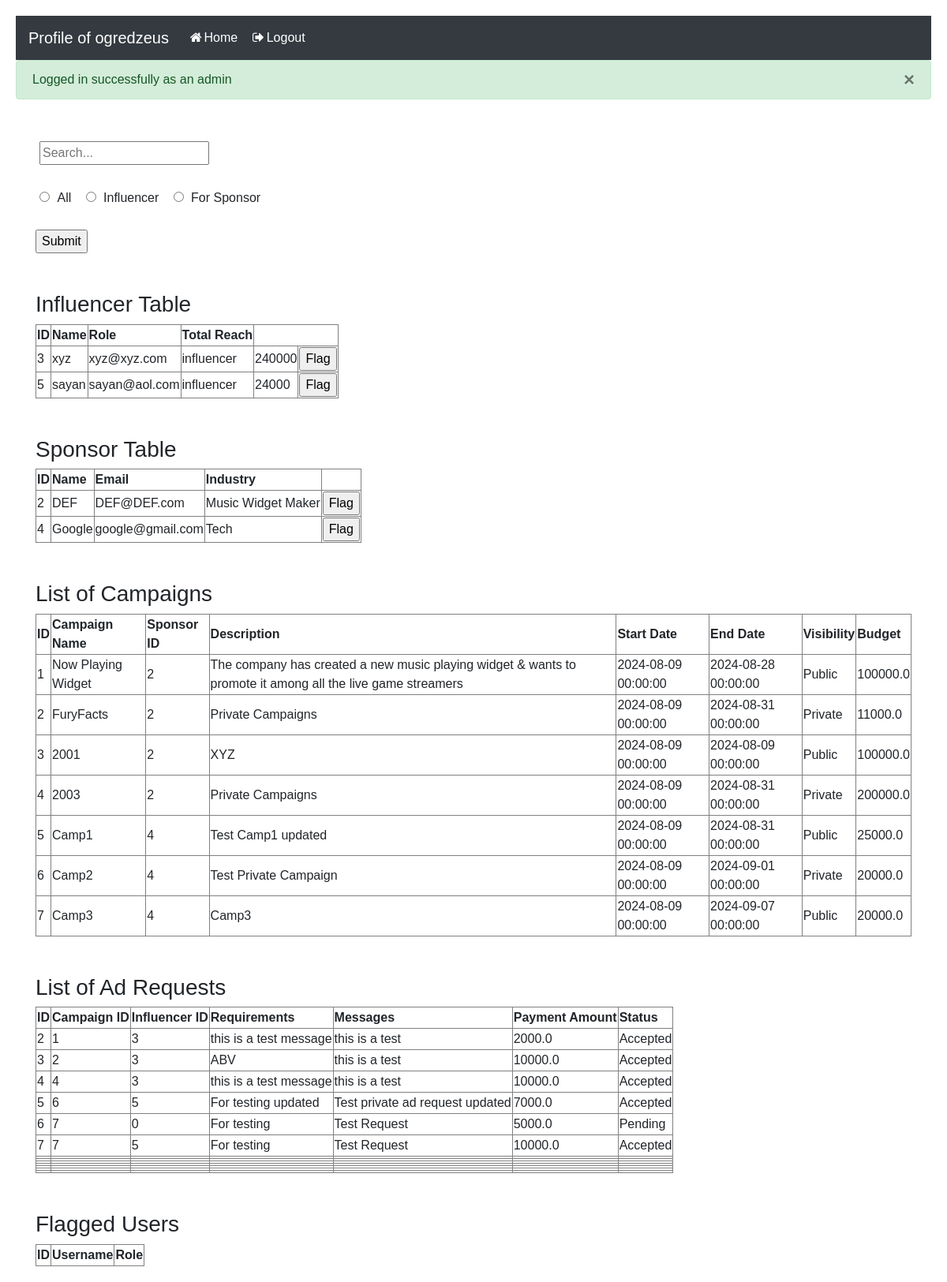
Screenshot of /admin_dashboard (signed in) with the database file from the repository.
### backend/models.py (models this page shows)
class User(db.Model, UserMixin):
    __tablename__ = 'user'
    id = db.Column(db.Integer, primary_key=True)
    sponsor_id = db.Column(db.Integer, db.ForeignKey('user.id'), nullable=True)
    username = db.Column(db.String(20), unique=True, nullable=False)
    email = db.Column(db.String(120), unique=True, nullable=False)
    password = db.Column(db.String(60), nullable=False)
    role = db.Column(db.String(10), nullable=False)  # 'admin', 'sponsor', 'influencer'
    industry = db.Column(db.String(20), nullable=True)
    category = db.Column(db.String(20), nullable=True)
    facebook = db.Column(db.Boolean, nullable=True, default=False)
    twitter = db.Column(db.Boolean, nullable=True, default=False)
    instagram = db.Column(db.Boolean, nullable=True, default=False)
    youtube = db.Column(db.Boolean, nullable=True, default=False)
    total_reach = db.Column(db.Integer, nullable=True, default=0)
    flag = db.Column(db.Boolean, nullable=True, default=False)
    influencer = db.relationship('User', remote_side=[id], backref='followers', lazy=True)
    campaigns = db.relationship('Campaign',cascade="all,delete", backref='sponsor', lazy=True)
    ad_requests = db.relationship('AdRequest',cascade="all,delete", backref='influencer', lazy=True)

class Campaign(db.Model):
    __tablename__ = 'campaign'
    id = db.Column(db.Integer, primary_key=True)
    name = db.Column(db.String(100), nullable=False)
    description = db.Column(db.Text, nullable=False)
    niche = db.Column(db.String(20), nullable=False)
    start_date = db.Column(db.DateTime, nullable=False, default=datetime.utcnow)
    updated_date = db.Column(db.DateTime, nullable=False, default=datetime.utcnow)
    end_date = db.Column(db.DateTime, nullable=False)
    budget = db.Column(db.Float, nullable=False)
    visibility = db.Column(db.String(10), nullable=False)  # 'public', 'private'
    goals = db.Column(db.Text, nullable=False)
    sponsor_id = db.Column(db.Integer, db.ForeignKey('user.id'), nullable=False)
    ad_requests = db.relationship('AdRequest', cascade="all,delete", backref='campaign', lazy=True)

class AdRequest(db.Model):
    __tablename__ = 'ad_request'
    id = db.Column(db.Integer, primary_key=True)
    campaign_id = db.Column(db.Integer, db.ForeignKey('campaign.id'), nullable=False)
    influencer_id = db.Column(db.Integer, db.ForeignKey('user.id'), nullable=False)
    messages = db.Column(db.Text, nullable=True)
    requirements = db.Column(db.Text, nullable=False)
    payment_amount = db.Column(db.Float, nullable=False)
    status = db.Column(db.String(10), nullable=False, default='Pending')  # 'Pending', 'Accepted', 'Rejected'
    request_type = db.Column(db.String(50)) #sus
    requests = db.relationship('Request',cascade="all,delete", backref='ad_request', lazy=True)

### backend/authentication.py (the view)
@authentication.route("/admin_dashboard", methods=["GET", "POST"])
@login_required
def admin_dashboard():
    if current_user.role == "admin":
        print(current_user.username)
        ad_requests = list()
        influencers = User.query.filter_by(role = "influencer").all()
        sponsors  = User.query.filter_by(role = "sponsor").all()
        campaigns = Campaign.query.all()
        ad_requests = AdRequest.query.all()
        for campaign in campaigns:
            Ad_Requests = AdRequest.query.filter_by(campaign_id = campaign.id).all()
            ad_requests.append(Ad_Requests)
        flash('Logged in successfully as an admin', category='success')
        return render_template("admin_dashboard.html", username = current_user.username,
                               influencers = influencers, sponsors = sponsors,
                               campaigns = campaigns, ad_requests = ad_requests)
    else:
        return redirect(url_for('authentication.user_login'))

### app.py (called while the page is built)
def init_app():
    app = Flask(__name__) #object of Flask
    app.config["SECRET_KEY"] = "secret"
    from backend.controllers import controllers
    from backend.authentication import authentication
    login_manager = LoginManager()
    login_manager.login_view = 'authentication.user_login'
    login_manager.init_app(app)
    @login_manager.user_loader
    def load_user(user_id):
        return User.query.get(int(user_id))
    app.register_blueprint(controllers, url_prefix="/")
    app.register_blueprint(authentication, url_prefix="/")
    app.debug = True
    app.config["SQLALCHEMY_DATABASE_URI"]="sqlite:///application.sqlite3"
    app.app_context().push() #Direct access app by other modules(db, authentication)
    db.init_app(app) #object.method(<parameter>)
    print("Application has started....")
    return app

### templates/admin_dashboard.html (shortened to what this page needs)
<!DOCTYPE html>
<html lang="en">
  <head>
    <link
      rel="stylesheet"
      href="https://cdnjs.cloudflare.com/ajax/libs/font-awesome/4.7.0/css/font-awesome.min.css" />
    <link
      rel="stylesheet"
      href="https://stackpath.bootstrapcdn.com/bootstrap/4.3.1/css/bootstrap.min.css" />
  </head>
  <body>
    <nav class="navbar navbar-expand-lg navbar-dark bg-dark">
      <a class="navbar-brand" href="{{ url_for('authentication.admin_dashboard') }}">Profile of {{ username }}</a>
      <div class="collapse navbar-collapse" id="navbarNav">
        <ul class="navbar-nav mr-auto">
          <li class="nav-item active">
            <a class="nav-link" href="{{ url_for('authentication.admin_dashboard') }}"
              ><i class="fa fa-fw fa-home"></i>Home</a
            >
          </li>
          <li class="nav-item">
            <a class="nav-link" href="{{ url_for("authentication.user_logout") }}">
              <i class="fa fa-fw fa-sign-out"></i>Logout</a>
          </li>
        </ul>
      </div>
    </nav>
    {% with messages = get_flashed_messages(with_categories=true) %}
            {% if messages %}
                <div class="flashes">
                    {% for category, message in messages %}
                        <div class="alert alert-{{ category }}">
                            {{ message }}
                            <button type="button" class="close" data-dismiss="alert" aria-label="Close">
                            <span aria-hidden="true">&times;</span>
                            </button>
                        </div>
                    {% endfor %}
                </div>
            {% endif %}
        {% endwith %}
        <div class="container mt-5">
        <form action="{{ url_for('authentication.admin_search') }}" method="POST">
          <div class="search-panel">
            <input type="text" id="searchInput" placeholder="Search..." name="search">
            <br> <br>
              <input type="radio" id="all" name="radio" value="all">
              <label for="all">All</label> &nbsp;
              <input type="radio" id="influencer" name="radio" value="influencer">
              <label for="influencer">Influencer</label> &nbsp;
              <input type="radio" id="sponsor" name="radio" value="sponsor">
              <label for="sponsor">For Sponsor</label> &nbsp;
           </div>
          <input type="submit" value="Submit">
          </div>
    <div class="container mt-5">
      <h3>Influencer Table</h3>
      <table border="1">
        <thead>
          <tr>
            <th>ID</th>
            <th>Name</th>
            <th>Role</th>
            <th>Total Reach</th>
          </tr>
        </thead>
        <tbody>
          {% for influencer in influencers %}
          {% if influencer.flag != 1 %}
          <tr>
            <td>{{ influencer.id }}</td>
            <td>{{ influencer.username }}</td>
            <td>{{ influencer.email }}</td>
            <td>{{ influencer.role }}</td>
            <td>{{ influencer.total_reach }}</td>
            <td>
              <form action="{{ url_for('authentication.flag_user', user_id = influencer.id) }}" method="POST" style="display:inline;">
                <input type="submit" value="Flag">
            </form>
            </td>
          </tr>
          {% endif %}
          {% endfor %}
        </tbody>
      </table>
    </div>
    <div class="container mt-5">
      <h3>Sponsor Table</h3>
      <table border="1">
        <thead>
          <tr>
            <th>ID</th>
            <th>Name</th>
            <th>Email</th>
            <th>Industry</th>
          </tr>
        </thead>
        <tbody>
          {% for sponsor in sponsors %}
          {% if sponsor.flag != 1 %}
          <tr>
            <td>{{ sponsor.id }}</td>
            <td>{{ sponsor.username }}</td>
            <td>{{ sponsor.email }}</td>
            <td>{{ sponsor.industry }}</td>
            <td>
               <form action="{{ url_for('authentication.flag_user', user_id = sponsor.id) }}" method="POST" style="display:inline;">
                <input type="submit" value="Flag">
            </form>
            </td>
          </tr>
          {% endif %}
          {% endfor %}
        </tbody>
      </table>
    </div>
    <div class="container mt-5">
      <h3>List of Campaigns</h3>
      <table border="1">
        <thead>
          <tr>
            <th>ID</th>
            <th>Campaign Name</th>
            <th>Sponsor ID</th>
            <th>Description</th>
            <th>Start Date</th>
            <th>End Date</th>
            <th>Visibility</th>
            <th>Budget</th>
          </tr>
        </thead>
        <tbody>
          {% for campaign in campaigns %}
          <tr>
            <td>{{ campaign.id }}</td>
            <td>{{ campaign.name }}</td>
            <td>{{ campaign.sponsor_id }}</td>
            <td>{{ campaign.description }}</td>
            <td>{{ campaign.start_date }}</td>
            <td>{{ campaign.end_date }}</td>
            <td>{{ campaign.visibility }}</td>
            <td>{{ campaign.budget }}</td>
          </tr>
          {% endfor %}
        </tbody>
      </table>
      </div>
  <div class="container mt-5">
      <h3>List of Ad Requests</h3>
      <table border="1">
        <thead>
          <tr>
            <th>ID</th>
            <th>Campaign ID</th>
            <th>Influencer ID</th>
            <th>Requirements</th>
            <th>Messages</th>
            <th>Payment Amount</th>
            <th>Status</th>
          </tr>
        </thead>
        <tbody>
          {% for ad_request in ad_requests %}
          <tr>
            <td>{{ ad_request.id }}</td>
            <td>{{ ad_request.campaign_id }}</td>
            <td>{{ ad_request.influencer_id }}</td>
            <td>{{ ad_request.requirements }}</td>
            <td>{{ ad_request.messages }}</td>
            <td>{{ ad_request.payment_amount }}</td>
            <td>{{ ad_request.status }}</td>
          </tr>
          {% endfor %}
        </tbody>
      </table>
  </div>
    <div class="container mt-5">
      <h3>Flagged Users</h3>
      <table border="1">
        <thead>
          <tr>
            <th>ID</th>
            <th>Username</th>
            <th>Role</th>
          </tr>
        </thead>
      </table>
  </body>
</html>

### templates/admin_dashboard.html (style rules this page uses)
.navbar-nav .nav-item .nav-link { color: white; }
body { font-family: Arial, sans-serif; margin: 20px; }
.search-panel { margin-bottom: 20px; }
.search-panel input, .search-panel select, .search-panel button { margin: 5px; }

### rows the page displays
User: username "ogredzeus"
User: id "3", username "xyz", email "xyz@xyz.com", role "influencer", total_reach "240000"
User: id "5", username "sayan", email "sayan@aol.com", role "influencer", total_reach "24000"
User: id "2", username "DEF", email "DEF@DEF.com", industry "Music Widget Maker"
User: id "4", username "Google", email "google@gmail.com", industry "Tech"
Campaign: id "1", name "Now Playing Widget", sponsor_id "2", description "The company has created a new music playing widget & wants to promote it among all the live game streamers", start_date "2024-08-09 00:00:00", end_date "2024-08-28 00:00:00", visibility "Public", budget "100000.0"
Campaign: id "2", name "FuryFacts", sponsor_id "2", description "Private Campaigns", start_date "2024-08-09 00:00:00", end_date "2024-08-31 00:00:00", visibility "Private", budget "11000.0"
Campaign: id "3", name "2001", sponsor_id "2", description "XYZ", start_date "2024-08-09 00:00:00", end_date "2024-08-09 00:00:00", visibility "Public", budget "100000.0"
Campaign: id "4", name "2003", sponsor_id "2", description "Private Campaigns", start_date "2024-08-09 00:00:00", end_date "2024-08-31 00:00:00", visibility "Private", budget "200000.0"
Campaign: id "5", name "Camp1", sponsor_id "4", description "Test Camp1 updated", start_date "2024-08-09 00:00:00", end_date "2024-08-31 00:00:00", visibility "Public", budget "25000.0"
Campaign: id "6", name "Camp2", sponsor_id "4", description "Test Private Campaign", start_date "2024-08-09 00:00:00", end_date "2024-09-01 00:00:00", visibility "Private", budget "20000.0"
Campaign: id "7", name "Camp3", sponsor_id "4", description "Camp3", start_date "2024-08-09 00:00:00", end_date "2024-09-07 00:00:00", visibility "Public", budget "20000.0"
AdRequest: id "2", campaign_id "1", influencer_id "3", requirements "this is a test message", messages "this is a test", payment_amount "2000.0", status "Accepted"
AdRequest: id "3", campaign_id "2", influencer_id "3", requirements "ABV", messages "this is a test", payment_amount "10000.0", status "Accepted"
AdRequest: id "4", campaign_id "4", influencer_id "3", requirements "this is a test message", messages "this is a test", payment_amount "10000.0", status "Accepted"
AdRequest: id "5", campaign_id "6", influencer_id "5", requirements "For testing updated", messages "Test private ad request updated", payment_amount "7000.0", status "Accepted"
AdRequest: id "6", campaign_id "7", influencer_id "0", requirements "For testing", messages "Test Request", payment_amount "5000.0", status "Pending"
AdRequest: id "7", campaign_id "7", influencer_id "5", requirements "For testing", messages "Test Request", payment_amount "10000.0", status "Accepted"

### other values shown
{{ message }} "Logged in successfully as an admin"
